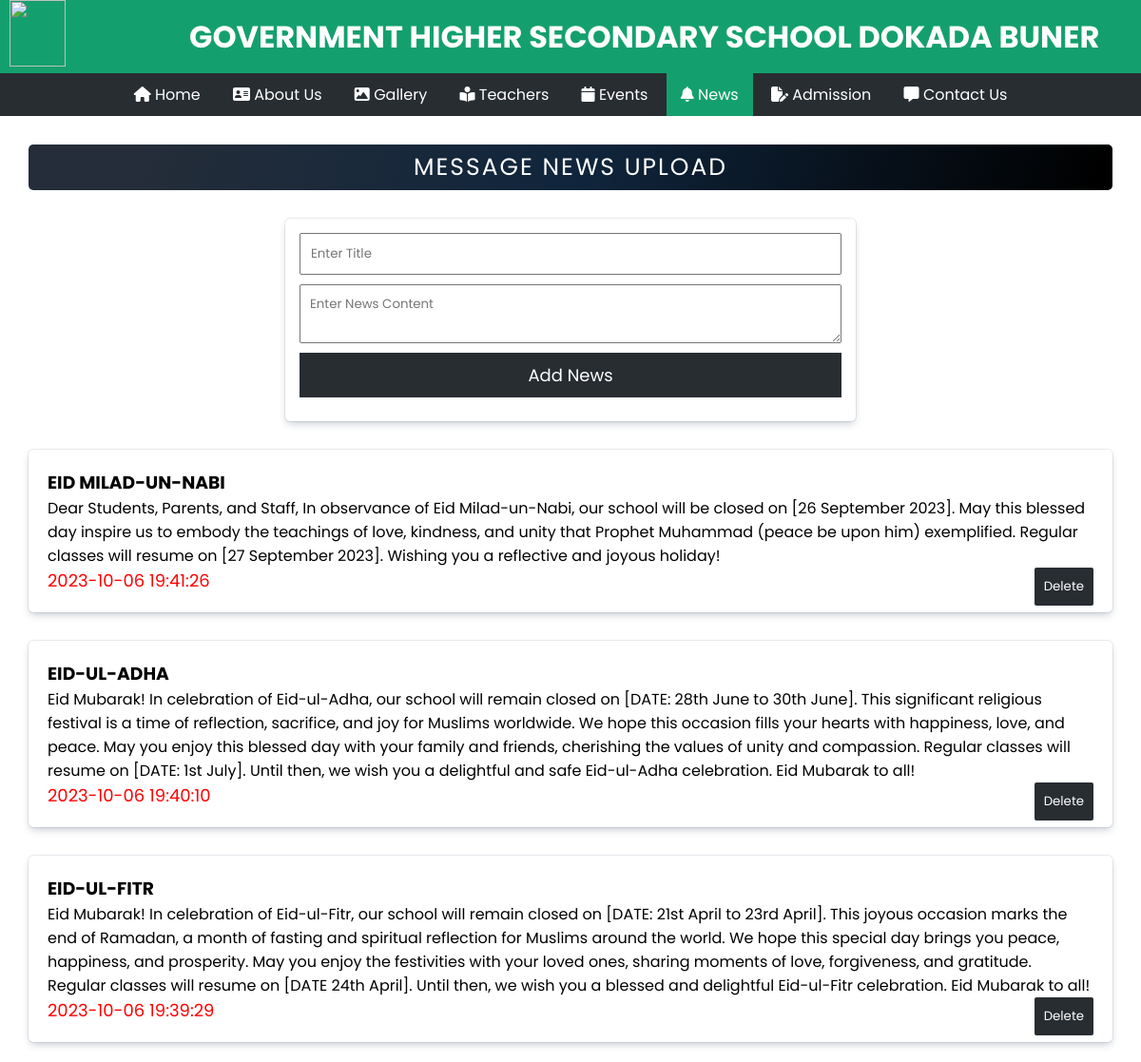
The app's page /Admin-News.php (signed in) with its own data.
### tables this page shows
CREATE TABLE `news` (
  `id` int(11) NOT NULL,
  `title` varchar(255) NOT NULL,
  `content` longtext NOT NULL,
  `upload_date` timestamp NOT NULL DEFAULT current_timestamp() ON UPDATE current_timestamp()
);

### Admin-News.php (the view, shortened to what this page needs)
<?php
include('Connection.php');
?>
<!DOCTYPE html>
<html lang="en">
<head>
    <link rel="stylesheet" href="Admin-style.css">
    <link rel="stylesheet" href="https://cdnjs.cloudflare.com/ajax/libs/font-awesome/6.2.1/css/all.min.css"/>
</head>
<body>
    <header>
        <div class="logo">
            <img src="Folder/Logo.png">
        </div>
        <div class="name">
            <h1>GOVERNMENT HIGHER SECONDARY SCHOOL DOKADA BUNER</h1>
        </div>
    </header>
    <nav>
        <ul>
            <li><a href="#"><i class="fa-solid fa-house"></i> Home</a>
            </li>
            <li><a href="Admin-About.php"><i class="fa-solid fa-address-card"></i> About Us</a></li>
            <li><a href="Admin-Gallery.php"><i class="fa-solid fa-image"></i> Gallery</a></li>
            <li><a href="Admin-Teachers.php"><i class="fa-solid fa-book-open-reader"></i> Teachers</a></li>
            <li><a href="#"><i class="fa-solid fa-calendar"></i> Events</a></li>
            <li class="click"><a href="#"><i class="fa-solid fa-bell"></i> News</a>
            </li>
            <li><a href="#"><i class="fa-solid fa-file-pen"></i> Admission</a>
            </li>
            <li><a href="Admin-Contact.php"><i class="fa-solid fa-message"></i> Contact Us</a></li>
        </ul>
    </nav>
    <div class="myHead">
        <p>MESSAGE NEWS UPLOAD</p>
    </div>
    <div class="newForm">
        <form action="#" method="POST">
            <input type="text" name="Title" placeholder="Enter Title" required>
            <textarea name="Content" placeholder="Enter News Content" required></textarea>
            <input type="submit" name="Submit" value="Add News" class="myButton">
        </form>
    </div>
    <div class="myNews">
        <?php
        $sql = "SELECT * FROM news ORDER BY upload_date DESC";
        $result = mysqli_query($conn, $sql);
        if (mysqli_num_rows($result) > 0) {
            while ($row = mysqli_fetch_assoc($result)) {
                echo "<div class='post'>";
                echo "<h3>" . $row['title'] . "</h3>";
                echo "<p>" . $row['content'] . "</p>";
                echo "<span class='date'>" . $row['upload_date'] . "</span>";
                echo "<a href='News-Delete.php?id=" . $row['id'] . "'>
                <input type='submit' value='Delete' id='delete' onclick='return checkdelete()'></a>";
                echo "</div>";
            }
        } else {
            echo "No News Available.";
        }
        ?>
    </div>
</body>
</html>

### Admin-style.css (style rules this page uses)
* { padding: 0; margin: 0; box-sizing: border-box; text-decoration-line: none; list-style-type: none; font-family: 'Poppins', sans-serif; }
a { color: white; }
:root { --my-green: rgb(20, 160, 110); --my-black: rgb(40, 45, 50); }
header { background-color: var(--my-green); color: white; padding: 0px 10px; display: flex; align-items: center; position: sticky; top: 0; left: 0; z-index: 1000; }
.logo { width: 5%; }
.logo img { width: 100%; height: 70px; object-fit: cover; }
.name h1 { margin-left: 130px; }
nav { background-color: var(--my-black); text-align: center; position: sticky; top: 77px; left: 0; z-index: 1000; }
nav ul li { display: inline-block; background-color: var(--my-black); position: relative; }
nav ul li a { display: block; padding: 10px 15px; }
nav .click { background-color: var(--my-green); }
.myHead p { background: linear-gradient(109.6deg, rgb(36, 45, 57) 11.2%, rgb(16, 37, 60) 51.2%, rgb(0, 0, 0) 98.6%); color: white; padding: 5px; margin: 30px; font-size: 25px; border-radius: 5px; text-align: center; letter-spacing: 2px; }
#delete { background-color: var(--my-black); color: white; border: none; padding: 10px; border-radius: 2px; cursor: pointer; }
.myNews .post { margin: 30px; padding: 20px; border-radius: 5px; box-shadow: rgba(9, 30, 66, 0.25) 0px 4px 8px -2px, rgba(9, 30, 66, 0.08) 0px 0px 0px 1px; }
.myNews .post a { float: right; }
.myNews .date { color: red; font-size: 18px; }
.newForm form { display: flex; flex-direction: column; max-width: 50%; margin: 30px auto; padding: 15px; border-radius: 5px; box-shadow: rgba(9, 30, 66, 0.25) 0px 4px 8px -2px, rgba(9, 30, 66, 0.08) 0px 0px 0px 1px; }
.newForm input, textarea { margin-bottom: 10px; padding: 10px; }
.myButton { background-color: var(--my-black); color: white; border: none; padding: 10px; font-size: 18px; cursor: pointer; }

### records on screen
news: title "EID MILAD-UN-NABI", content "Dear Students, Parents, and Staff, In observance of Eid Milad-un-Nabi, our school will be closed on [26 September 2023]. May this blessed day inspire us to embody the teachings of love, kindness, and unity that Prophet Muhammad (peace be upon him) exemplified. Regular classes will resume on [27 September 2023]. Wishing you a reflective and joyous holiday!", upload_date "2023-10-06 19:41:26"
news: title "EID-UL-ADHA", content "Eid Mubarak! In celebration of Eid-ul-Adha, our school will remain closed on [DATE: 28th June to 30th June]. This significant religious festival is a time of reflection, sacrifice, and joy for Muslims worldwide. We hope this occasion fills your hearts with happiness, love, and peace. May you enjoy this blessed day with your family and friends, cherishing the values of unity and compassion. Regular classes will resume on [DATE: 1st July]. Until then, we wish you a delightful and safe Eid-ul-Adha celebration. Eid Mubarak to all!", upload_date "2023-10-06 19:40:10"
news: title "EID-UL-FITR", content "Eid Mubarak! In celebration of Eid-ul-Fitr, our school will remain closed on [DATE: 21st April to 23rd April]. This joyous occasion marks the end of Ramadan, a month of fasting and spiritual reflection for Muslims around the world. We hope this special day brings you peace, happiness, and prosperity. May you enjoy the festivities with your loved ones, sharing moments of love, forgiveness, and gratitude. Regular classes will resume on [DATE 24th April]. Until then, we wish you a blessed and delightful Eid-ul-Fitr celebration. Eid Mubarak to all!", upload_date "2023-10-06 19:39:29"
